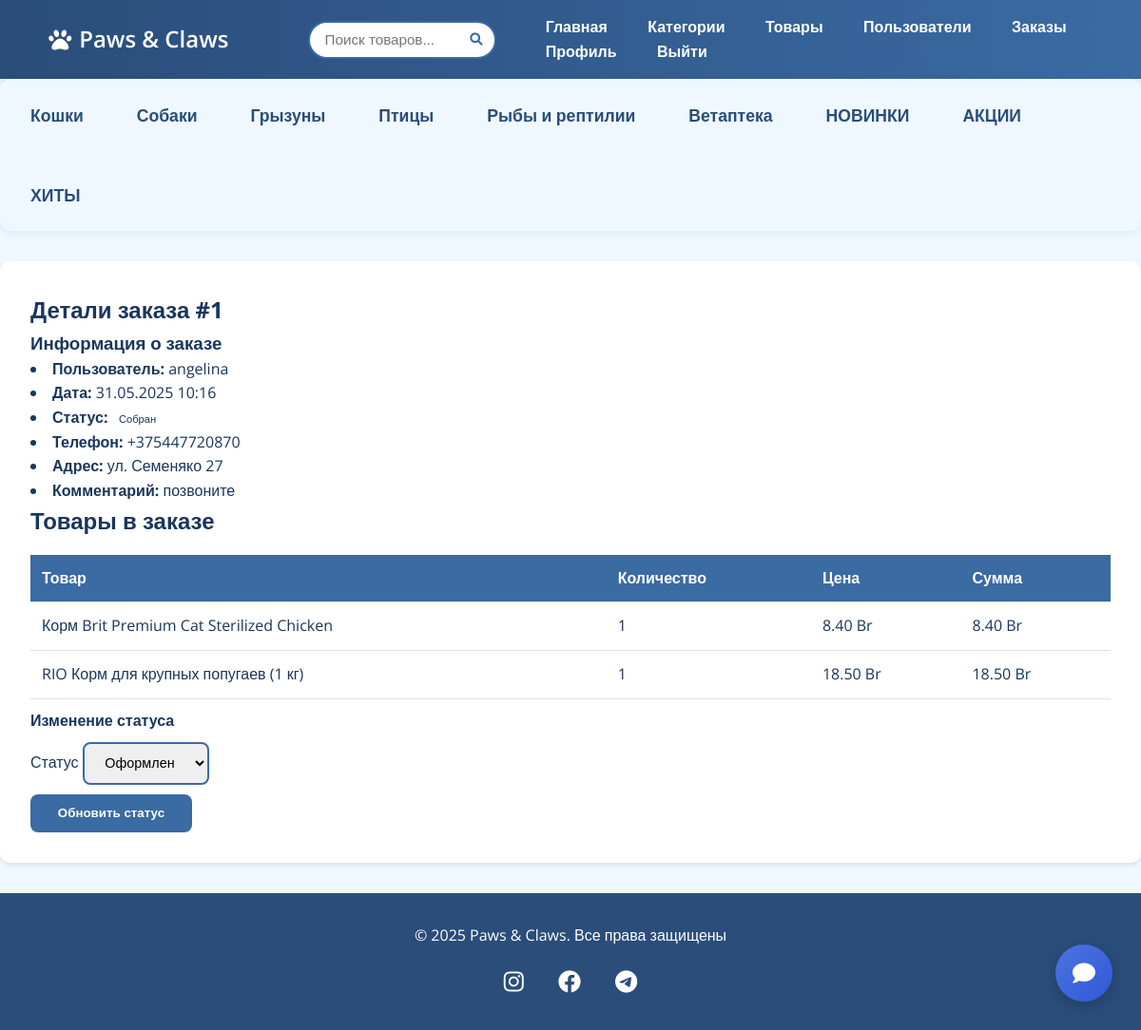
The page /admin/order/1 (signed in) on the database its author committed.
### app.py (models this page shows)
class Category(db.Model):
    id = db.Column(db.Integer, primary_key=True)
    name = db.Column(db.String(50), unique=True, nullable=False)
    subcategories = db.relationship('SubCategory', backref='category', cascade='all, delete-orphan')
    products = db.relationship('Product', backref='category', lazy=True)

class Order(db.Model):
    id = db.Column(db.Integer, primary_key=True)
    user_id = db.Column(db.Integer, db.ForeignKey('user.id'), nullable=False)
    total = db.Column(db.Float, nullable=False)
    status = db.Column(db.Enum(OrderStatus), default=OrderStatus.CREATED)
    phone = db.Column(db.String(20), nullable=False)
    address = db.Column(db.Text, nullable=False)
    comment = db.Column(db.Text)
    created_at = db.Column(db.DateTime, server_default=db.func.now())
    items = db.relationship('OrderItem', backref='order', cascade='all, delete-orphan')

class User(db.Model):
    id = db.Column(db.Integer, primary_key=True)
    username = db.Column(db.String(50), unique=True, nullable=False)
    email = db.Column(db.String(100), unique=True, nullable=False)
    password = db.Column(db.String(200), nullable=False)
    is_admin = db.Column(db.Boolean, default=False)
    cart_items = db.relationship('Cart', backref='user', cascade='all, delete-orphan')
    orders = db.relationship('Order', backref='user', cascade='all, delete-orphan')

class OrderItem(db.Model):
    id = db.Column(db.Integer, primary_key=True)
    order_id = db.Column(db.Integer, db.ForeignKey('order.id'), nullable=False)
    product_id = db.Column(db.Integer, db.ForeignKey('product.id'), nullable=False)
    quantity = db.Column(db.Integer, nullable=False)
    price = db.Column(db.Float, nullable=False)
    product = db.relationship('Product', backref='order_items')

class Product(db.Model):
    id = db.Column(db.Integer, primary_key=True)
    name = db.Column(db.String(100), nullable=False)
    image = db.Column(db.String(200))
    description = db.Column(db.Text)
    price = db.Column(db.Float, nullable=False)
    stock = db.Column(db.Integer, default=0)
    category_id = db.Column(db.Integer, db.ForeignKey('category.id'), nullable=False)
    subcategory_id = db.Column(db.Integer, db.ForeignKey('sub_category.id'))  # Новое поле
    subcategory = db.relationship('SubCategory', backref='products')

### app.py (the view, shortened to what this page needs)
@app.route('/admin/order/<int:id>', methods=['GET', 'POST'])
def admin_order_detail(id):
    if not is_admin():
        abort(403)
    order = Order.query.options(
        joinedload(Order.items).joinedload(OrderItem.product)
    ).get_or_404(id)
    form = OrderStatusForm(obj=order)
    return render_template('admin/order_detail.html', order=order, form=form)

### app.py
class OrderStatusForm(FlaskForm):
    status = SelectField('Статус', choices=[(status.name, status.value) for status in OrderStatus])
    submit = SubmitField('Обновить статус')

### app.py (called while the page is built)
def is_admin():
    if 'user_id' not in session:
        return False
    user = User.query.get(session['user_id'])
    return user and user.is_admin

@app.context_processor
def inject_user():
    user = None
    if 'user_id' in session:
        user = User.query.get(session['user_id'])
    return dict(current_user=user)

@app.context_processor
def inject_categories():
    categories = Category.query.options(
        db.joinedload(Category.subcategories)
    ).all()
    return dict(categories=categories)

@app.context_processor
def inject_cart_count():
    cart_count = 0
    if 'user_id' in session:
        cart_items = Cart.query.filter_by(user_id=session['user_id']).all()
        cart_count = sum(item.quantity for item in cart_items)  # Сумма количеств
    return dict(cart_count=cart_count)

### templates/admin/order_detail.html (shortened to what this page needs)
{% extends 'base.html' %}
{% block content %}
<div class="admin-container">
    <h2>Детали заказа #{{ order.id }}</h2>
    <div class="card mt-4">
        <div class="card-body">
            <h3>Информация о заказе</h3>
            <div class="list-group list-group-flush">
                <li class="list-group-item">
                    <strong>Пользователь:</strong> {{ order.user.username }}
                </li>
                <li class="list-group-item">
                    <strong>Дата:</strong> {{ order.created_at.strftime('%d.%m.%Y %H:%M') }}
                </li>
                <li class="list-group-item">
                    <strong>Статус:</strong>
                    <span class="badge
                        {% if order.status.name == 'CREATED' %}bg-primary
                        {% elif order.status.name == 'PROCESSING' %}bg-warning
                        {% elif order.status.name == 'SHIPPED' %}bg-success
                        {% else %}bg-danger{% endif %}">
                        {{ order.status.value }}
                    </span>
                </li>
                <li class="list-group-item">
                    <strong>Телефон:</strong> {{ order.phone }}
                </li>
                <li class="list-group-item">
                    <strong>Адрес:</strong> {{ order.address }}
                </li>
                <li class="list-group-item">
                    <strong>Комментарий:</strong> {{ order.comment or '—' }}
                </li>
            </div>
        </div>
    </div>
    <div class="card mt-4">
        <div class="card-body">
            <h2>Товары в заказе</h2>
            <table class="table">
                <thead>
                    <tr>
                        <th>Товар</th>
                        <th>Количество</th>
                        <th>Цена</th>
                        <th>Сумма</th>
                    </tr>
                </thead>
                <tbody>
                    {% for item in order.items %}
                    <tr>
                        <td>{{ item.product.name }}</td>
                        <td>{{ item.quantity }}</td>
                        <td>{{ "%.2f"|format(item.price) }} Br</td>
                        <td>{{ "%.2f"|format(item.price * item.quantity) }} Br</td>
                    </tr>
                    {% endfor %}
                </tbody>
            </table>
        </div>
    </div>
    <div class="mt-4" style="margin-top: 10px;">
        <h4>Изменение статуса</h4>
        <form method="POST">
            <div class="row" style="margin-top: 10px;">
                <div class="col-md-6">
                    <div class="mb-3">
                        {{ form.status.label(class="form-label") }}
                        {{ form.status(class="form-select") }}
                    </div>
                </div>
                <div class="col-md-6" style="margin-top: 10px;">
                    <div class="d-grid">
                        {{ form.submit(class="btn btn-primary") }}
                    </div>
                </div>
            </div>
        </form>
    </div>
</div>
{% endblock %}

### templates/base.html (shortened to what this page needs)
<!DOCTYPE html>
<html lang="ru">
<head>
    <link rel="stylesheet" href="{{ url_for('static', filename='css/style.css') }}">
    <link rel="stylesheet" href="https://cdnjs.cloudflare.com/ajax/libs/font-awesome/6.0.0/css/all.min.css">
</head>
<body>
    <nav class="navbar">
        <div class="container">
            <a href="{{ url_for('index') }}" class="logo">
                <i class="fas fa-paw"></i> Paws & Claws
            </a>
            <div class="search-container">
                <form action="{{ url_for('search') }}" method="GET">
                    <div class="search-box">
                        <input type="text"
                               name="q"
                               placeholder="Поиск товаров..."
                               value="{{ request.args.get('q', '') }}"
                               autocomplete="off">
                        <button type="submit">
                            <i class="fas fa-search"></i>
                        </button>
                    </div>
                </form>
            </div>
            <div class="nav-links">
                <a href="{{ url_for('index') }}">Главная</a>
                {% if current_user and current_user.is_admin %}
                <a href="{{ url_for('admin_categories') }}">Категории</a>
                <a href="{{ url_for('admin_products') }}">Товары</a>
                <a href="{{ url_for('admin_users') }}">Пользователи</a>
                <a href="{{ url_for('admin_orders') }}">Заказы</a>
            {% endif %}
                 {% if current_user %}
                    <a href="{{ url_for('profile') }}">Профиль</a>
                    <a href="{{ url_for('logout') }}">Выйти</a>
                {% else %}
                    <a href="{{ url_for('login') }}">Войти</a>
                    <a href="{{ url_for('register') }}">Регистрация</a>
                {% endif %}
            </div>
        </div>
    </nav>
    <section class="categories-list">
    {% for category in categories %}
        <li class="category-item">
            <a href="{{ url_for('index', category=category.id) }}" class="category-link has-submenu">{{ category.name }}</a>
        </li>
    {% endfor %}
    </section>
    <main class="container">
        {% block content %}{% endblock %}
    </main>
    {% if current_user %}
        <a href="
        {% if current_user.is_admin %}
        {{ url_for('admin_support') }}
        {% else %}
        {{ url_for('support') }}
        {% endif %}"
           class="floating-chat-btn"
           id="chat-button">
            <i class="fas fa-comment"></i>
        </a>
    {% endif %}
    <footer class="footer">
        <div class="container text-center">
            <p>© 2025 Paws & Claws. Все права защищены</p>
            <div class="social-links">
                <a href="#"><i class="fab fa-instagram"></i></a>
                <a href="#"><i class="fab fa-facebook"></i></a>
                <a href="#"><i class="fab fa-telegram"></i></a>
            </div>
        </div>
    </footer>
</body>
</html>

### static/css/style.css (style rules this page uses)
:root { --primary-dark: #2A4D7A; --primary-medium: #3A6BA3; --primary-light: #8EB3D6; --accent-blue: #C5E0F9; --background: #F0F8FF; --text-dark: #1A365D; --text-light: #FFFFFF; }
* { margin: 0; padding: 0; box-sizing: border-box; }
body { font-family: 'Open Sans', sans-serif; background-color: var(--background); color: var(--text-dark); line-height: 1.6; min-height: 100vh; display: flex; flex-direction: column; }
.navbar { background: linear-gradient(to right, var(--primary-dark), var(--primary-medium)); padding: 1rem 2rem; box-shadow: 0 2px 15px rgba(0,0,0,0.1); }
.navbar a { color: var(--text-light) !important; text-decoration: none; margin: 0 1.2rem; transition: all 0.3s ease; font-weight: 600; }
.logo { font-size: 1.5rem; display: flex; align-items: center; gap: 0.5rem; }
.logo .fa-paw { animation: float 3s ease-in-out infinite; }
.btn-primary { background: var(--primary-medium); color: var(--text-light); border: none; padding: 0.8rem 1.8rem; border-radius: 8px; transition: all 0.3s ease; font-weight: 600; }
.card { transition: transform 0.3s ease-in-out; }
.badge { padding: 0.5rem 1rem; border-radius: 20px; font-size: 0.9rem; }
.categories-list { display: flex; gap: 1.5rem; flex-wrap: wrap; align-items: center; margin: 0; padding: 0.5rem 1rem; background: var(--background); border-radius: 12px; box-shadow: 0 2px 8px rgba(42,77,122,0.1); list-style: none; }
.category-link { color: var(--primary-dark); text-decoration: none; font-size: 1.1rem; font-weight: 600; padding: 0.5rem 1rem; display: flex; align-items: center; gap: 0.5rem; border-radius: 8px; transition: all 0.3s ease; }
.category-link::after { content: ''; position: absolute; bottom: 0; left: 12px; width: calc(100% - 12px); height: 2px; background: #3A6BA3; transform: scaleX(0); transition: transform 0.3s ease; }
.category-item { position: relative; padding: 0.5rem 0; transition: all 0.3s ease; }
.category-link.has-submenu::after { content: "\f078"; font-family: "Font Awesome 5 Free"; font-weight: 900; font-size: 0.8rem; transition: transform 0.3s ease; }
.footer { background: var(--primary-dark); color: var(--text-light); margin-top: auto; padding: 2rem 0; text-align: center; }
.social-links { margin-top: 1rem; }
.social-links a { color: white; margin: 0 1rem; font-size: 1.5rem; transition: all 0.3s ease; }
.admin-container { max-width: 1200px; margin: 2rem auto; padding: 2rem; background: white; border-radius: 10px; box-shadow: 0 2px 4px rgba(0,0,0,0.1); }
.table { width: 100%; margin-top: 1rem; border-collapse: collapse; }
.table th, .table td { padding: 0.75rem; border-bottom: 1px solid #dee2e6; }
.table th { background-color: var(--primary-medium); color: white; text-align: left !important; }
.navbar .container { display: flex; align-items: center; gap: 2rem; }
.logo { flex-shrink: 0; }
.search-container { flex-grow: 1; max-width: 500px; margin-left: 2rem; position: relative; }
.search-box { position: relative; display: flex; align-items: center; }
.search-box input { width: 100%; padding: 0.6rem 1rem; padding-right: 2.5rem; border: 2px solid var(--primary-medium); border-radius: 25px; font-size: 0.95rem; }
.search-box button { position: absolute; right: 10px; background: none; border: none; color: var(--primary-medium); cursor: pointer; padding: 5px; }
.form-select { border: 2px solid var(--primary-medium); border-radius: 8px; transition: all 0.6s ease; padding: 0.7rem 1.1rem; font-size: 0.9rem; line-height: 1.5; min-height: 18px; }
a { text-decoration: none !important; color: var(--primary-medium); transition: all 0.3s; }
.badge { font-size: 0.7em; padding: 0.35em 0.65em; min-width: 1.5em; }
.floating-chat-btn { position: fixed; bottom: 30px; right: 30px; width: 60px; height: 60px; background: linear-gradient(135deg, #4e73df, #2e59d9); color: white; border-radius: 50%; display: flex; justify-content: center; align-items: center; box-shadow: 0 4px 15px rgba(0, 0, 0, 0.2); z-index: 1000; transition: all 0.3s ease; cursor: pointer; }
.floating-chat-btn i { font-size: 24px; }

### rows shown on the page
Category: name "Кошки"
Category: name "Собаки"
Category: name "Грызуны"
Category: name "Птицы"
Category: name "Рыбы и рептилии"
Category: name "Ветаптека"
Category: name "НОВИНКИ"
Category: name "АКЦИИ"
Category: name "ХИТЫ"
Order: id "1", created_at "31.05.2025 10:16", status.value "Собран", phone "+375447720870", address "ул. Семеняко 27", comment "позвоните"
User: user.username "angelina"
OrderItem: product.name "Корм Brit Premium Cat Sterilized Chicken", quantity "1", price "8.40", item.price*item.quantity "8.40"
OrderItem: product.name "RIO Корм для крупных попугаев (1 кг)", quantity "1", price "18.50", item.price*item.quantity "18.50"
